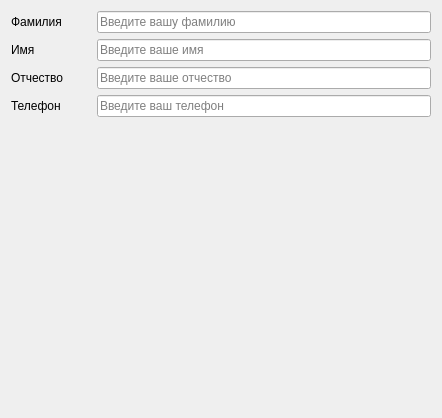
                <widget class="QWidget" name="page">
                 <property name="geometry">
                  <rect>
                   <x>0</x>
                   <y>0</y>
                   <width>442</width>
                   <height>418</height>
                  </rect>
                 </property>
                 <attribute name="label">
                  <string>QLineEdit</string>
                 </attribute>
                 <layout class="QVBoxLayout" name="verticalLayout_4">
                  <item>
                   <layout class="QHBoxLayout" name="horizontalLayout_5">
                    <item>
                     <widget class="QLabel" name="label">
                      <property name="minimumSize">
                       <size>
                        <width>80</width>
                        <height>0</height>
                       </size>
                      </property>
                      <property name="text">
                       <string>Фамилия</string>
                      </property>
                     </widget>
                    </item>
                    <item>
                     <widget class="QLineEdit" name="lineEdit">
                      <property name="placeholderText">
                       <string>Введите вашу фамилию</string>
                      </property>
                     </widget>
                    </item>
                   </layout>
                  </item>
                  <item>
                   <layout class="QHBoxLayout" name="horizontalLayout_4">
                    <item>
                     <widget class="QLabel" name="label_2">
                      <property name="minimumSize">
                       <size>
                        <width>80</width>
                        <height>0</height>
                       </size>
                      </property>
                      <property name="text">
                       <string>Имя</string>
                      </property>
                     </widget>
                    </item>
                    <item>
                     <widget class="QLineEdit" name="lineEdit_2">
                      <property name="echoMode">
                       <enum>QLineEdit::Normal</enum>
                      </property>
                      <property name="placeholderText">
                       <string>Введите ваше имя</string>
                      </property>
                     </widget>
                    </item>
                   </layout>
                  </item>
                  <item>
                   <layout class="QHBoxLayout" name="horizontalLayout_3">
                    <item>
                     <widget class="QLabel" name="label_3">
                      <property name="minimumSize">
                       <size>
                        <width>80</width>
                        <height>0</height>
                       </size>
                      </property>
                      <property name="text">
                       <string>Отчество</string>
                      </property>
                     </widget>
                    </item>
                    <item>
                     <widget class="QLineEdit" name="lineEdit_3">
                      <property name="placeholderText">
                       <string>Введите ваше отчество</string>
                      </property>
                     </widget>
                    </item>
                   </layout>
                  </item>
                  <item>
                   <layout class="QHBoxLayout" name="horizontalLayout_2">
                    <item>
                     <widget class="QLabel" name="label_4">
                      <property name="minimumSize">
                       <size>
                        <width>80</width>
                        <height>0</height>
                       </size>
                      </property>
                      <property name="text">
                       <string>Телефон</string>
                      </property>
                     </widget>
                    </item>
                    <item>
                     <widget class="QLineEdit" name="lineEdit_4">
                      <property name="placeholderText">
                       <string>Введите ваш телефон</string>
                      </property>
                     </widget>
                    </item>
                   </layout>
                  </item>
                  <item>
                   <spacer name="verticalSpacer">
                    <property name="orientation">
                     <enum>Qt::Vertical</enum>
                    </property>
                    <property name="sizeHint" stdset="0">
                     <size>
                      <width>20</width>
                      <height>40</height>
                     </size>
                    </property>
                   </spacer>
                  </item>
                 </layout>
                </widget>
